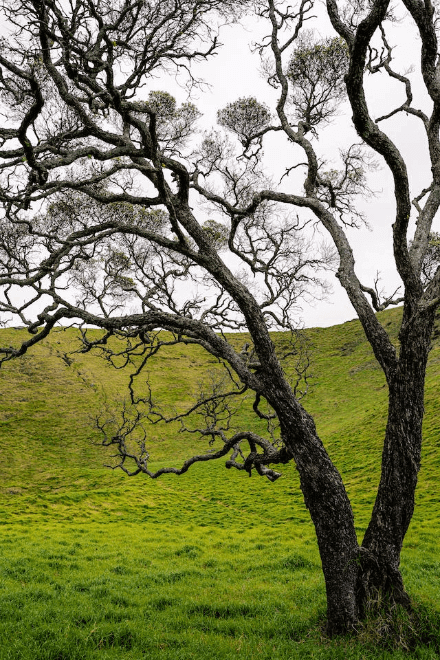
#> input picture image1.png, 440 x 660 px
$ python 16.py
#> lines starting #> are read from the running program, lines starting #| are printed output that depends on the picture; after the words box and inside, x2 and y2 are one past the last pixel; in counts of white or black regions, pixels touching at a corner belong together
import cv2
import numpy as np
import matplotlib.pyplot as plt

# 1. Load the image
image = cv2.imread('image1.png')
#> image is the input picture: shape (660, 440, 3); mean B, G, R 88, 126.3, 123.7
gray = cv2.cvtColor(image, cv2.COLOR_BGR2GRAY)
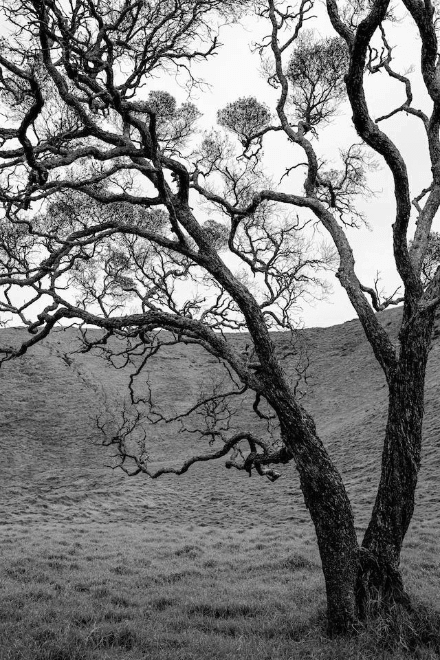
#> gray: shape (660, 440); min 3, max 251, mean 121.2

# 2. Convert to binary image
# Use THRESH_BINARY_INV if your objects are dark against a light background
_, binary = cv2.threshold(gray, 127, 255, cv2.THRESH_BINARY)
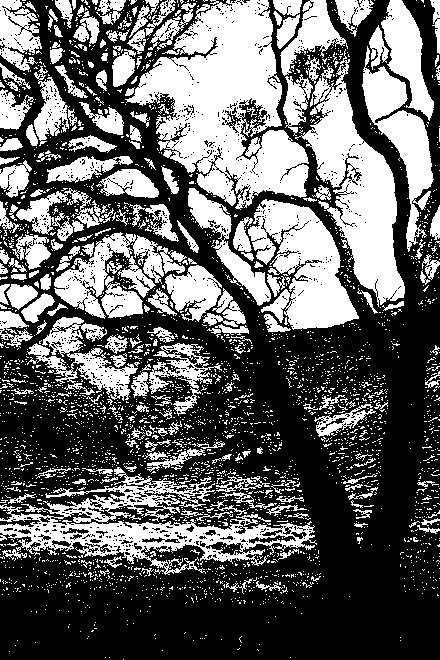
#> binary: shape (660, 440); 39.2% white; 3149 white regions (2925 under 20 px)

# 3. Detect objects by finding contours
# RETR_EXTERNAL retrieves only the extreme outer contours (ignores holes inside objects)
contours, _ = cv2.findContours(binary, cv2.RETR_EXTERNAL, cv2.CHAIN_APPROX_SIMPLE)
#> contours = 3131 contours, 2976 with area under 20; largest, box (x1, y1, x2, y2) and area: (125, 0, 309, 210) 20514, (0, 467, 317, 575) 11046, (295, 49, 405, 307) 10566, (248, 199, 359, 330) 7878, (362, 46, 434, 252) 4553

# 4. Count the number of detected objects
# We filter out very small contours to avoid counting noise
valid_contours = [cnt for cnt in contours if cv2.contourArea(cnt) > 50]
#> valid_contours = 94 contours; largest, box (x1, y1, x2, y2) and area: (125, 0, 309, 210) 20514, (0, 467, 317, 575) 11046, (295, 49, 405, 307) 10566, (248, 199, 359, 330) 7878, (362, 46, 434, 252) 4553
object_count = len(valid_contours)
#> object_count = 94

print(f"Total detected objects: {object_count}")
#| Total detected objects: 94

# 5. Draw Bounding Boxes
output_image = image.copy()

for contour in valid_contours:
    # Option A: Standard Upright Bounding Box (Drawn in Green)
    # This creates a straight rectangle regardless of object rotation
    x, y, w, h = cv2.boundingRect(contour)
    cv2.rectangle(output_image, (x, y), (x + w, y + h), (0, 255, 0), 2)

    # Option B: Minimum Enclosing Rectangle (Drawn in Red)
    # This creates a rotated rectangle that tightly fits the object
    rect = cv2.minAreaRect(contour)
    box = cv2.boxPoints(rect)
    box = np.intp(box) # Convert coordinates to integers
    cv2.drawContours(output_image, [box], 0, (255, 0, 0), 2)
#> this loop made 94 passes
#> (x, y, w, h, rect, box) on passes 1 to 6: (104, 556, 18, 12, ((113, 562.4), (17.17, 9.89), -15.95), [[106, 569], [103, 560], [119, 555], [122, 564]]), (2, 549, 25, 11, ((14.2, 553.8), (23.63, 9.83), -6.34), [[3, 560], [1, 550], [25, 547], [26, 557]]), (266, 505, 41, 11, ((285.6, 508.2), (39.84, 9.25), -10.95), [[266, 516], [265, 507], [304, 499], [306, 509]]), (276, 496, 28, 7, ((289.5, 499), (6, 27), -90), [[303, 502], [276, 502], [276, 496], [303, 496]]), (8, 493, 28, 11, ((21.43, 498.3), (28.41, 7.24), -21.8), [[9, 506], [6, 500], [33, 489], [35, 496]]), (217, 492, 60, 17, ((246.5, 500), (11.46, 58.2), -73.14), [[272, 513], [217, 497], [220, 486], [276, 502]])
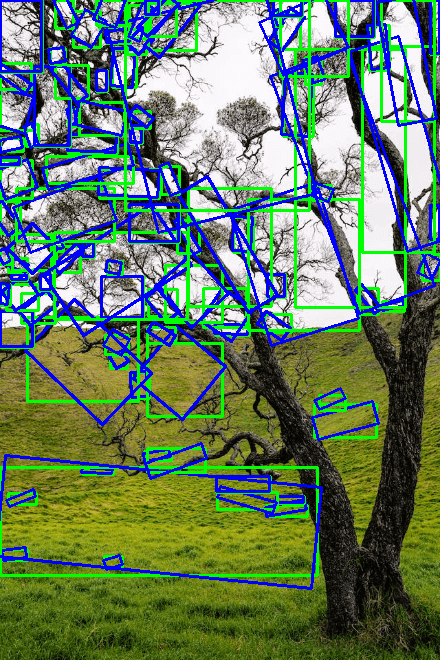
#> output_image: shape (660, 440, 3); 19.8% of pixels changed, all inside (x1, y1, x2, y2) = (0, 0, 440, 590)

# 6. Display the results
plt.figure(figsize=(12, 6))

plt.subplot(1, 2, 1)
plt.imshow(binary, cmap='gray')
plt.title('Binary Image')
plt.axis('off')

plt.subplot(1, 2, 2)
# Convert BGR to RGB for correct matplotlib color display
plt.imshow(cv2.cvtColor(output_image, cv2.COLOR_BGR2RGB))
plt.title(f'Detected Objects: {object_count}\n(Green: Upright, Red: Minimum Enclosing)')
plt.axis('off')

plt.tight_layout()
plt.show()
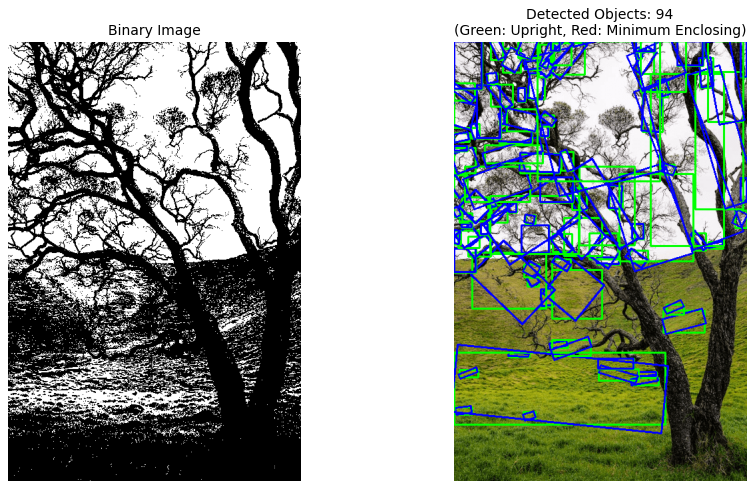
#> figure drawn by matplotlib, 2 panels
